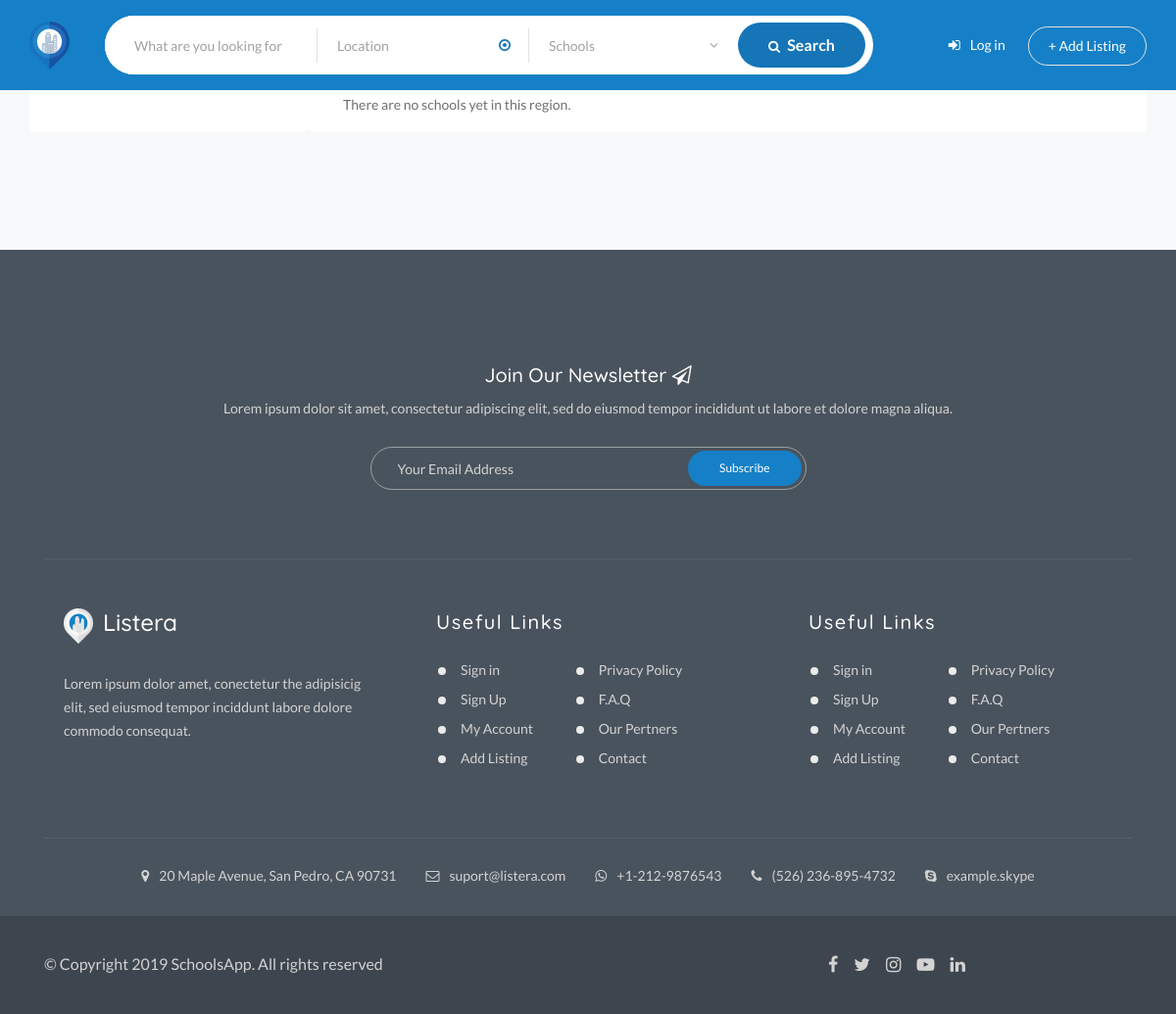
The app's page /schools/, older data.
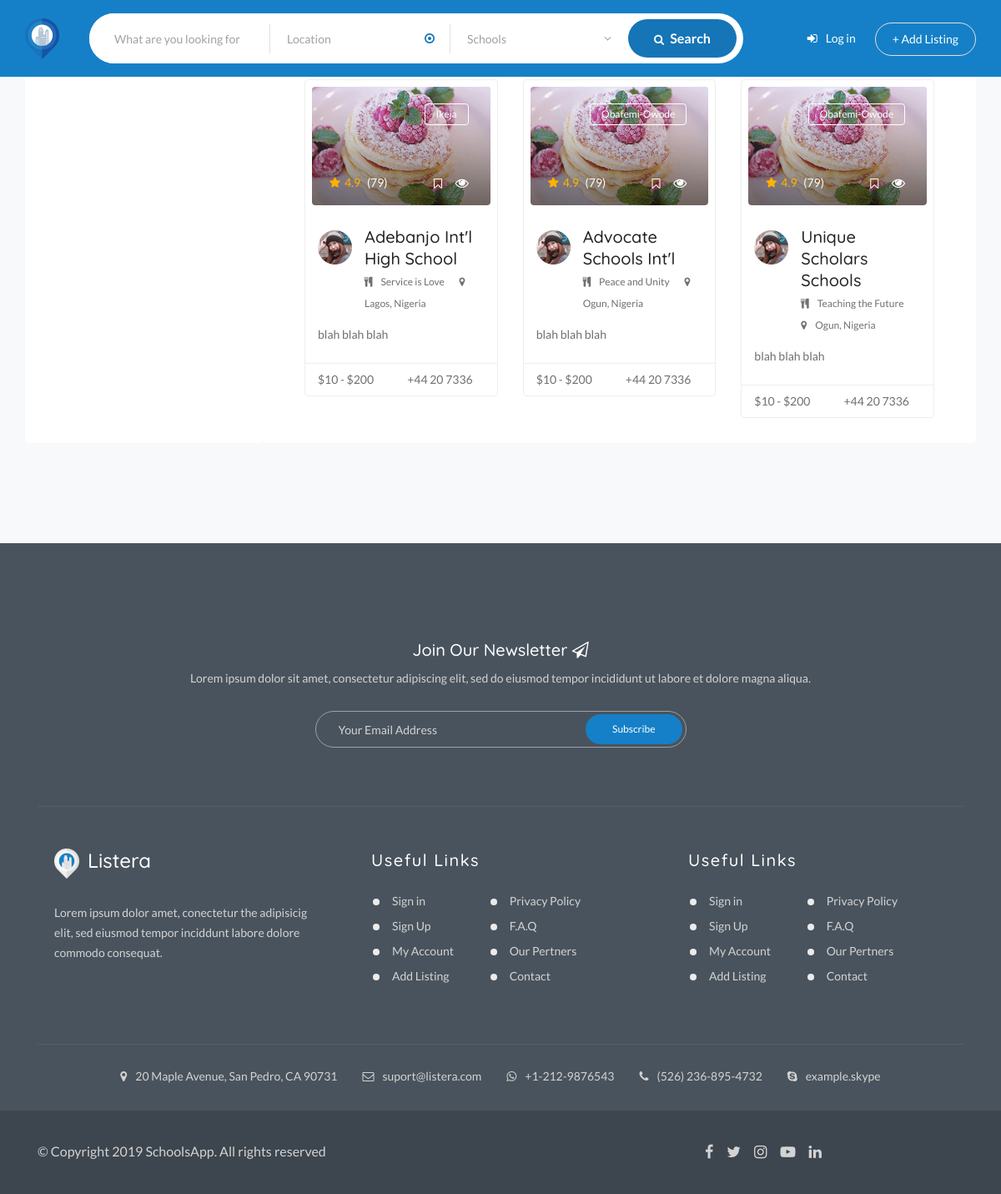
The same page, newer data.
### school/models.py (models this page shows)
class School(models.Model):
    email = models.EmailField(_('School Email'), max_length=128)
    name = models.CharField(_('School Name'), max_length=128)
    phone = models.CharField(_('School Phone'), max_length=15)
    motto = models.CharField(max_length=256)
    website = models.URLField(max_length=100, null=True, blank=True)
    slug = models.SlugField(max_length=128)
    created = models.DateTimeField(auto_now_add=True)
    updated = models.DateTimeField(auto_now=True)
    user = models.ForeignKey(SchoolsConnBaseUser, on_delete=models.CASCADE)
    country = models.CharField(max_length=50, default='Nigeria')
    state = models.CharField(max_length=50) #, blank=True, null=True, default='Lagos')
    lga = models.CharField(_('LGA'), max_length=50) #, blank=True, null=True, default='N/A')
    town = models.CharField(max_length=50)
    street = models.CharField(max_length=640)
    GENDER_CHOICE = (
        ('m', 'Male Only'),
        ('f', 'Female Only'),
        ('mx', 'Mixed')
    )
    BOARDING_CHOICE = (
        ('fb', 'Full Boarding'),
        ('fd', 'Day Only'),
        ('bd', 'Day and Boarding')
    )
    approval_number = models.CharField(_('Govt Approval Number'), max_length=11, default='Awaiting')
    admin = models.CharField(_('Admission Officer'), max_length=128)
    founded = models.DateField(null=True, blank=True)
    gender = models.CharField(max_length=2, choices=GENDER_CHOICE, default='mx') # max_choices is 1 - use default
    boarding = models.CharField(max_length=2, choices=BOARDING_CHOICE, default='bd') # max_choices is 1 - use default
    description = models.CharField(max_length=1000)
    latitude = models.FloatField(null=True, blank=True)
    longitude = models.FloatField(null=True, blank=True)
    creche = models.BooleanField(default=False)
    nursery = models.BooleanField(default=False)
    primary = models.BooleanField(default=False)
    secondary = models.BooleanField(default=False)
    aLevels = models.BooleanField(_('A-Levels'), default=False)
    ncce = models.BooleanField(_('National Common Entrance'), default=False)
    scce = models.BooleanField(_('State Common Entrance'), default=False)
    waec = models.BooleanField(_('Senior WAEC Exams'), default=False)
    neco = models.BooleanField(_('Senior NECO Exams'), default=False)
    jwaec = models.BooleanField(_('Junior WAEC Exams'), default=False)
    jneco = models.BooleanField(_('Junior NECO Exams'), default=False)
    toefl = models.BooleanField(_('TOEFL Exams'), default=False)
    ielts = models.BooleanField(_('IELTS Exams'), default=False)
    alevel = models.BooleanField(_('A-Levels Exams'), default=False)
    igcse = models.BooleanField(_('IGCSE Exams'), default=False)
    carol = models.BooleanField(default=False)
    interhousesports = models.BooleanField(_('Inter House Sports'), default=False)
    culturalday = models.BooleanField(_('Cultural Day'), default=False)
    dance = models.BooleanField(default=False)
    spellingbees = models.BooleanField(_('Spelling Bees'), default=False)
    debate = models.BooleanField(default=False)
    quiz = models.BooleanField(default=False)
    swimming = models.BooleanField(default=False)
    karate = models.BooleanField(default=False)
    costumeday = models.BooleanField(_('Costume Day'), default=False)
    gguide = models.BooleanField(_('Girl\'s Guide'), default=False)
    bscout = models.BooleanField(_('Boy\'s Scout'), default=False)
    frsc = models.BooleanField(_('FRSC'), default=False)
    music = models.BooleanField(default=False)
    drama = models.BooleanField(default=False)
    press = models.BooleanField(default=False)
    jets = models.BooleanField(_('JETs'), default=False)
    karate = models.BooleanField(default=False)
    rcross = models.BooleanField(_('Red Cross'), default=False)
    artscraft = models.BooleanField(_('Arts and Craft'), default=False)
    sickbay = models.BooleanField(default=False)
    multipurposehall = models.BooleanField(_('Multipurpose Hall'), default=False)
    sciencelab = models.BooleanField(_('Science Lab'), default=False)
    busservice = models.BooleanField(_('Bus Service'), default=False)
    library = models.BooleanField(default=False)
    playground = models.BooleanField(default=False)
    sportscomplex = models.BooleanField(_('Sports Complex'), default=False)
    ictcenter = models.BooleanField(_('ICT Center'), default=False)
    artstudio = models.BooleanField(_('Art Studio'), default=False)
    orchard = models.BooleanField(_('Orchard'), default=False)
    farmhouse = models.BooleanField(_('Farm House'), default=False)
    specialneeds = models.BooleanField(_('Special Needs Care'), default=False)
    musicstudio = models.BooleanField(_('Music Studio'), default=False)
    homemanagementlab = models.BooleanField(_('Home Management Labs'), default=False)
    languagestudio = models.BooleanField(_('Languages Studio'), default=False)
    def get_absolute_url(self):
        return reverse('school-detail', args=[str(self.slug)]) # school-detail is a view
    def __str__(self):
        return f'{self.name}'

### school/views.py (the view)
# urls.py: path('schools/', views.SchoolListView.as_view(), name='schools-list'),
class SchoolListView(generic.ListView):
    model = School
    paginate_by = 30

### school/templates/school/school_list.html (shortened to what the changed rows need)
{% extends "base_generic.html" %}
{% block navigation %}
{% load static %}
{% endblock %}
{% block content %}
{% load static %}
    <div class="lc-search-map-section">
        <div class="lc-search-map-content">
            <div class="lc-search-map-content-details">
                <div class="lc-container">
                        <div class="row">
                                <div class="lc-single-page-top100 col-9">
                                    <div class="row mt-1">
                                        {% if school_list %}
                                            {% for school in school_list %}
                                                <div class="col-12 col-lg-4 col-md-4 wow animated fadeIn" data-wow-duration="0.1s" data-wow-delay="0.1s">
                                                    <div class="lc-listing-single" data-postid="14" data-lat="-37.8210922667" data-lng="175.2209316333" data-maptype="gm"  data-marker="images/marker/resturent.png">
                                                        <div class="entry-thumb">
                                                            <img class="img-thumbnail" src="{% static 'images/features/07.png' %}"  alt="img">
                                                            <span class="btn-close">{{ school.lga }}</span>
                                                            <div class="entry-thumb-content">
                                                                <span class="rating">
                                                                    <i class="fa fa-star"></i>4.9
                                                                    <span class="count">(79)</span>
                                                                </span>
                                                                <span class="float-right">
                                                                    <i class="fa fa-bookmark-o"></i>
                                                                    <a class="btn btn-primary" data-toggle="modal" data-target=".lc-listing-modal">
                                                                        <span><i class="fa fa-eye"></i></span>
                                                                    </a>
                                                                </span>
                                                            </div>
                                                        </div>
                                                        <div class="entry-content">
                                                            <div class="media">
                                                                <img src="{% static 'images/author/02.png' %}" alt="img">
                                                                <div class="media-body">
                                                                    <h4><a class="title" href="{{ school.get_absolute_url }}">{{ school }}</a></h4>
                                                                    <span><i class="fa fa-cutlery"></i><a href="#">{{ school.motto }}</a></span>
                                                                    <span><i class="fa fa-map-marker"></i><a href="#">{{ school.state }}, {{ school.country }}</a></span>
                                                                </div>
                                                            </div>
                                                            <p>{{ school.description|truncatechars:140 }}</p>
                                                        </div>
                                                        <div class="entry-footer">
                                                            <span>$10 - $200</span>
                                                            <span class="right">+44 20 7336</span>
                                                        </div>
                                                    </div>
                                                </div>
                                            {% endfor %}
                                        {% else %}
                                            <p>There are no schools yet in this region.</p>
                                        {% endif %}
                                    </div>
                                </div>
                            </div>
                </div>
            </div>
            {% endblock %}

Row changes from the older to the newer data that the page shows:
added School: lga "Ikeja", name "Adebanjo Int'l High School", motto "Service is Love", state "Lagos", country "Nigeria", description "blah blah blah"
added School: lga "Obafemi-Owode", name "Advocate Schools Int'l", motto "Peace and Unity", state "Ogun", country "Nigeria", description "blah blah blah"
added School: lga "Obafemi-Owode", name "Unique Scholars Schools", motto "Teaching the Future", state "Ogun", country "Nigeria", description "blah blah blah"
Text that changed along with them:
text no longer shown: "There are no schools yet in this region."
